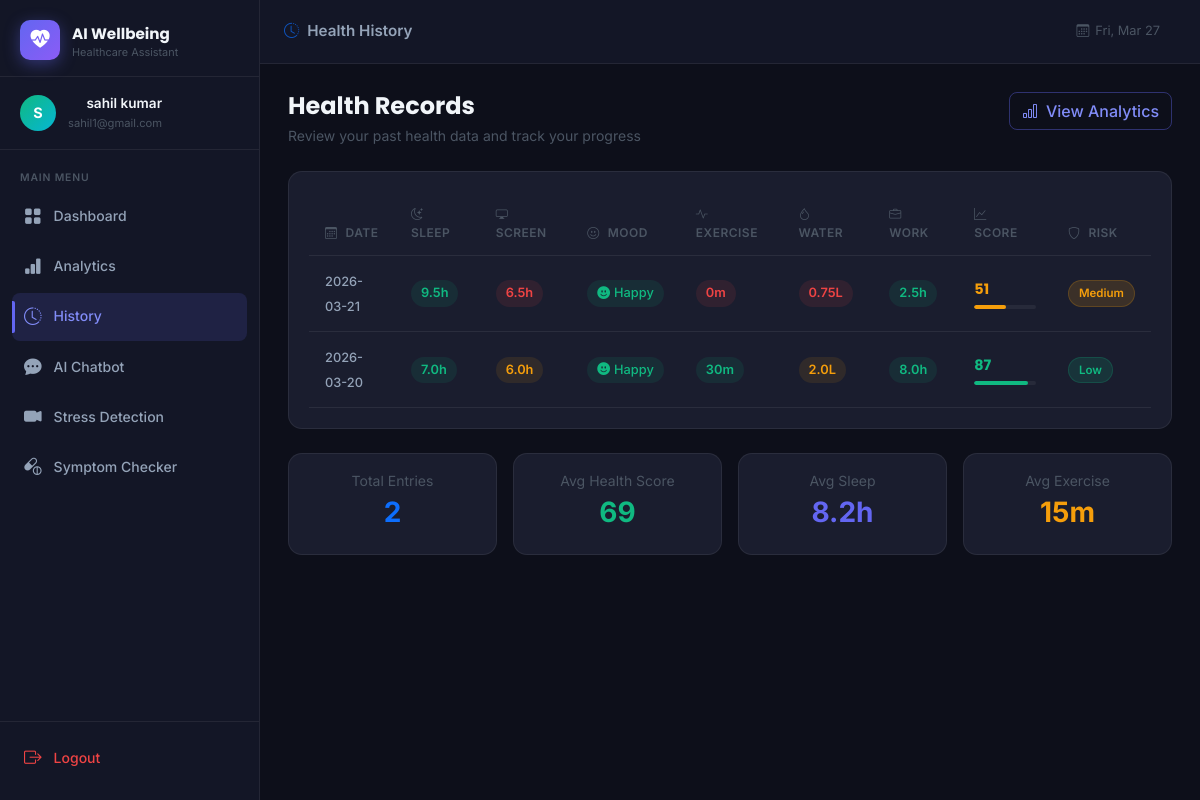
/history (signed in), run on an earlier commit of the app's database.
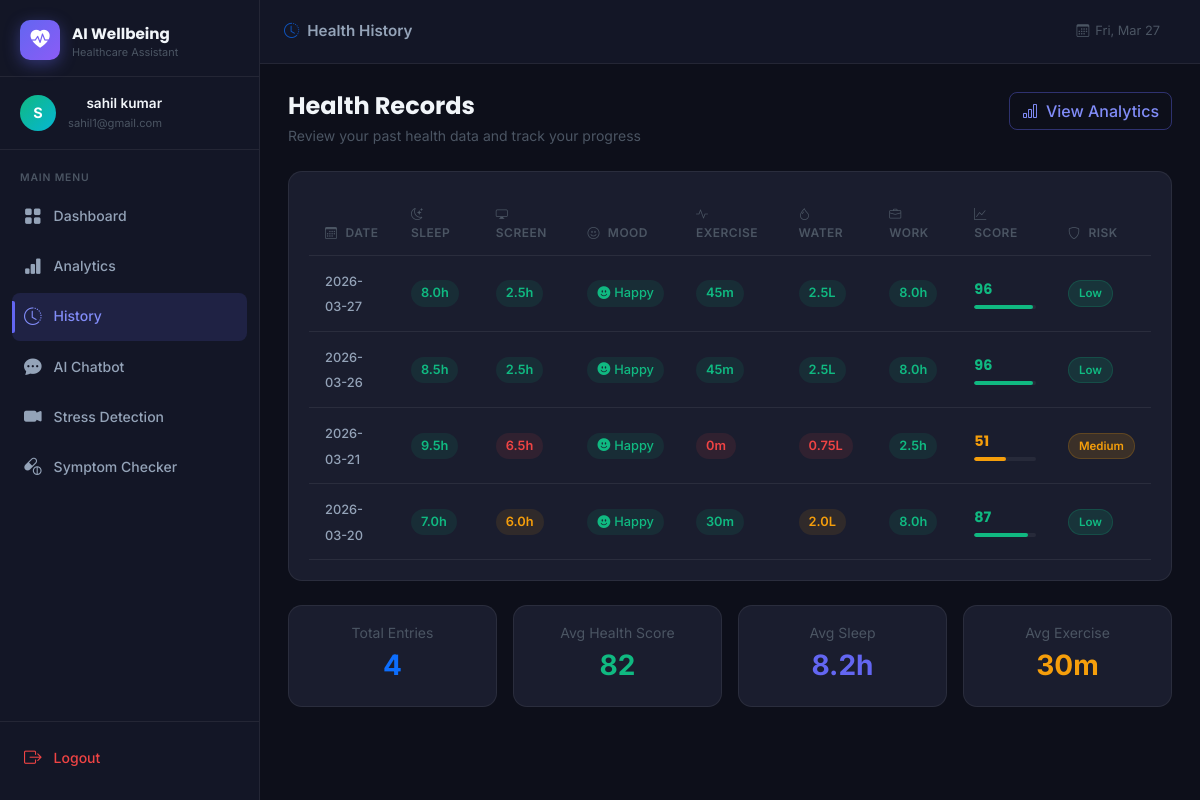
And on a later commit of the database.
### tables this page shows
CREATE TABLE health_data (
            id INTEGER PRIMARY KEY AUTOINCREMENT,
            user_id INTEGER NOT NULL,
            sleep_hours REAL NOT NULL,
            screen_time REAL NOT NULL,
            mood TEXT NOT NULL,
            exercise_minutes INTEGER NOT NULL,
            water_intake REAL NOT NULL,
            work_hours REAL NOT NULL,
            date DATE NOT NULL,
            created_at TIMESTAMP DEFAULT CURRENT_TIMESTAMP,
            FOREIGN KEY (user_id) REFERENCES users(id)
        );

### app.py (the view)
@app.route("/history")
@login_required
def history():
    db = get_db()
    user_id = session["user_id"]
    records = db.execute(
        "SELECT * FROM health_data WHERE user_id = ? ORDER BY date DESC",
        (user_id,)
    ).fetchall()
    enriched = []
    for r in records:
        d = dict(r)
        score_data = calculate_health_score(
            d["sleep_hours"], d["screen_time"], d["mood"],
            d["exercise_minutes"], d["water_intake"], d["work_hours"]
        )
        d["score"] = score_data["score"]
        d["risk_level"] = score_data["risk_level"]
        enriched.append(d)
    return render_template("history.html", records=enriched)

### app.py (called while the page is built)
def get_db():
    if "db" not in g:
        g.db = sqlite3.connect(DATABASE)
        g.db.row_factory = sqlite3.Row
        g.db.execute("PRAGMA journal_mode=WAL")
    return g.db

def login_required(f):
    @wraps(f)
    def decorated(*args, **kwargs):
        if "user_id" not in session:
            return redirect(url_for("login"))
        return f(*args, **kwargs)
    return decorated

### templates/history.html (shortened to what this page needs)
{% extends "base.html" %}
{% block topbar_title %}
  <span><i class="bi bi-clock-history me-2 text-primary"></i>Health History</span>
{% endblock %}
{% block content %}
<div class="page-header mb-4">
  <div>
    <h2 class="page-title">Health Records</h2>
    <p class="page-subtitle">Review your past health data and track your progress</p>
  </div>
  <a href="{{ url_for('analytics') }}" class="btn btn-outline-primary">
    <i class="bi bi-bar-chart me-2"></i>View Analytics
  </a>
</div>
{% if records %}
<div class="metric-card mb-4">
  <div class="table-responsive">
    <table class="table table-dark table-hover align-middle mb-0" data-testid="table-health-history">
      <thead>
        <tr>
          <th><i class="bi bi-calendar3 me-2"></i>Date</th>
          <th><i class="bi bi-moon-stars me-2"></i>Sleep</th>
          <th><i class="bi bi-display me-2"></i>Screen</th>
          <th><i class="bi bi-emoji-smile me-2"></i>Mood</th>
          <th><i class="bi bi-activity me-2"></i>Exercise</th>
          <th><i class="bi bi-droplet me-2"></i>Water</th>
          <th><i class="bi bi-briefcase me-2"></i>Work</th>
          <th><i class="bi bi-graph-up me-2"></i>Score</th>
          <th><i class="bi bi-shield me-2"></i>Risk</th>
        </tr>
      </thead>
      <tbody>
        {% for r in records %}
        <tr data-testid="row-history-{{ r.id }}">
          <td>
            <span class="date-badge">
              {{ r.date }}
            </span>
          </td>
          <td>
            <span class="metric-pill {% if r.sleep_hours >= 7 %}pill-good{% elif r.sleep_hours >= 6 %}pill-warn{% else %}pill-bad{% endif %}">
              {{ r.sleep_hours }}h
            </span>
          </td>
          <td>
            <span class="metric-pill {% if r.screen_time <= 4 %}pill-good{% elif r.screen_time <= 6 %}pill-warn{% else %}pill-bad{% endif %}">
              {{ r.screen_time }}h
            </span>
          </td>
          <td>
            <span class="mood-tag mood-{{ r.mood }}">
              {% if r.mood == 'happy' %}<i class="bi bi-emoji-smile-fill me-1"></i>
              {% elif r.mood == 'neutral' %}<i class="bi bi-emoji-neutral-fill me-1"></i>
              {% else %}<i class="bi bi-emoji-frown-fill me-1"></i>{% endif %}
              {{ r.mood | capitalize }}
            </span>
          </td>
          <td>
            <span class="metric-pill {% if r.exercise_minutes >= 30 %}pill-good{% elif r.exercise_minutes >= 15 %}pill-warn{% else %}pill-bad{% endif %}">
              {{ r.exercise_minutes }}m
            </span>
          </td>
          <td>
            <span class="metric-pill {% if r.water_intake >= 2.5 %}pill-good{% elif r.water_intake >= 2.0 %}pill-warn{% else %}pill-bad{% endif %}">
              {{ r.water_intake }}L
            </span>
          </td>
          <td>
            <span class="metric-pill {% if r.work_hours <= 8 %}pill-good{% elif r.work_hours <= 10 %}pill-warn{% else %}pill-bad{% endif %}">
              {{ r.work_hours }}h
            </span>
          </td>
          <td>
            <div class="score-pill-wrapper">
              <span class="score-pill {% if r.score >= 70 %}score-high{% elif r.score >= 45 %}score-mid{% else %}score-low{% endif %}">
                {{ r.score }}
              </span>
              <div class="score-progress-bar">
                <div class="score-fill {% if r.score >= 70 %}fill-high{% elif r.score >= 45 %}fill-mid{% else %}fill-low{% endif %}" style="width:{{ r.score }}%"></div>
              </div>
            </div>
          </td>
          <td>
            <span class="risk-badge risk-{{ r.risk_level.lower() }}">{{ r.risk_level }}</span>
          </td>
        </tr>
        {% endfor %}
      </tbody>
    </table>
  </div>
</div>
<div class="row g-3">
  <div class="col-md-3">
    <div class="metric-card text-center p-3">
      <div class="text-muted small mb-1">Total Entries</div>
      <div class="h3 fw-bold text-primary">{{ records | length }}</div>
    </div>
  </div>
  <div class="col-md-3">
    <div class="metric-card text-center p-3">
      <div class="text-muted small mb-1">Avg Health Score</div>
      <div class="h3 fw-bold" style="color:#10b981">
        {{ (records | sum(attribute='score') / records | length) | round | int }}
      </div>
    </div>
  </div>
  <div class="col-md-3">
    <div class="metric-card text-center p-3">
      <div class="text-muted small mb-1">Avg Sleep</div>
      <div class="h3 fw-bold" style="color:#6366f1">
        {{ ((records | sum(attribute='sleep_hours')) / records | length) | round(1) }}h
      </div>
    </div>
  </div>
  <div class="col-md-3">
    <div class="metric-card text-center p-3">
      <div class="text-muted small mb-1">Avg Exercise</div>
      <div class="h3 fw-bold" style="color:#f59e0b">
        {{ ((records | sum(attribute='exercise_minutes')) / records | length) | round | int }}m
      </div>
    </div>
  </div>
</div>
{% endif %}
{% endblock %}

### templates/base.html (shortened to what this page needs)
<!DOCTYPE html>
<html lang="en" data-bs-theme="dark">
<head>
  <link href="https://cdn.jsdelivr.net/npm/bootstrap@5.3.2/dist/css/bootstrap.min.css" rel="stylesheet" />
  <link href="https://cdn.jsdelivr.net/npm/bootstrap-icons@1.11.3/font/bootstrap-icons.min.css" rel="stylesheet" />
  <link href="{{ url_for('static', filename='css/style.css') }}" rel="stylesheet" />
</head>
<body>
  {% if session.user_id %}
  <div class="sidebar" id="sidebar">
    <div class="sidebar-brand">
      <div class="brand-icon">
        <i class="bi bi-heart-pulse-fill"></i>
      </div>
      <div class="brand-text">
        <span class="brand-name">AI Wellbeing</span>
        <span class="brand-sub">Healthcare Assistant</span>
      </div>
    </div>
    <div class="sidebar-user">
      <div class="user-avatar">{{ session.user_name[0].upper() }}</div>
      <div class="user-info">
        <span class="user-name">{{ session.user_name }}</span>
        <span class="user-email">{{ session.user_email }}</span>
      </div>
    </div>
    <nav class="sidebar-nav">
      <span class="nav-section-label">Main Menu</span>
      <a href="{{ url_for('dashboard') }}" class="nav-item {% if request.endpoint == 'dashboard' %}active{% endif %}">
        <i class="bi bi-grid-fill"></i>
        <span>Dashboard</span>
      </a>
      <a href="{{ url_for('analytics') }}" class="nav-item {% if request.endpoint == 'analytics' %}active{% endif %}">
        <i class="bi bi-bar-chart-fill"></i>
        <span>Analytics</span>
      </a>
      <a href="{{ url_for('history') }}" class="nav-item {% if request.endpoint == 'history' %}active{% endif %}">
        <i class="bi bi-clock-history"></i>
        <span>History</span>
      </a>
      <a href="{{ url_for('chatbot') }}" class="nav-item {% if request.endpoint == 'chatbot' %}active{% endif %}">
        <i class="bi bi-chat-dots-fill"></i>
        <span>AI Chatbot</span>
      </a>
      <a href="{{ url_for('stress_detection') }}" class="nav-item {% if request.endpoint == 'stress_detection' %}active{% endif %}">
  <i class="bi bi-camera-video-fill"></i>
  <span>Stress Detection</span>
      </a>
      <a href="{{ url_for('symptom_checker') }}" class="nav-item {% if request.endpoint == 'symptom_checker' %}active{% endif %}">
  <i class="bi bi-capsule-pill"></i>
  <span>Symptom Checker</span>
      </a>
    </nav>
    <div class="sidebar-footer">
      <a href="{{ url_for('logout') }}" class="nav-item logout-btn">
        <i class="bi bi-box-arrow-right"></i>
        <span>Logout</span>
      </a>
    </div>
  </div>
  <div class="main-wrapper" id="mainWrapper">
    <header class="topbar">
      <div class="topbar-title">{% block topbar_title %}{% endblock %}</div>
      <div class="topbar-actions">
        <span class="topbar-date">
          <i class="bi bi-calendar3"></i>
          <span id="currentDate"></span>
        </span>
      </div>
    </header>
    <main class="page-content">
      {% block content %}{% endblock %}
    </main>
  </div>
  {% else %}
  {% block auth_content %}{% endblock %}
  {% endif %}
</body>
</html>

What changed in the data, as far as the page shows it:
added health_data: date "2026-03-27", sleep_hours "8.0", screen_time "2.5", mood "Happy", exercise_minutes "45", water_intake "2.5", work_hours "8.0", score "96", risk_level "Low"
added health_data: date "2026-03-26", sleep_hours "8.5", screen_time "2.5", mood "Happy", exercise_minutes "45", water_intake "2.5", work_hours "8.0", score "96", risk_level "Low"
Also different on the page:
{{ records | length }}: "2" → "4"
{{ (records | sum(attribute='score') / records | length) | round | int }}: "69" → "82"
text no longer shown: "15"
text now shown: "30"
